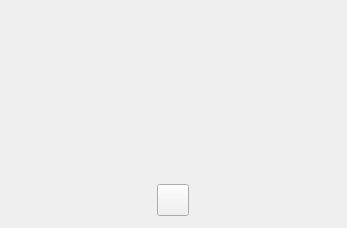
<?xml version="1.0" encoding="UTF-8"?>
<ui version="4.0">
 <class>InputFaceWidgetClass</class>
 <widget class="QWidget" name="InputFaceWidgetClass">
  <property name="geometry">
   <rect>
    <x>0</x>
    <y>0</y>
    <width>347</width>
    <height>228</height>
   </rect>
  </property>
  <property name="sizePolicy">
    <sizepolicy hsizetype="Expanding" vsizetype="Expanding">
    <horstretch>0</horstretch>
    <verstretch>0</verstretch>
   </sizepolicy>
  </property>
  <property name="windowTitle">
   <string>Form</string>
  </property>
  <layout class="QVBoxLayout" name="verticalLayout_3">
   <property name="spacing">
    <number>0</number>
   </property>
   <property name="margin" stdset="0">
    <number>0</number>
   </property>
   <item>
    <widget class="QFrame" name="m_MainFrame">
     <property name="sizePolicy">
      <sizepolicy hsizetype="Expanding" vsizetype="Expanding">
       <horstretch>0</horstretch>
       <verstretch>0</verstretch>
      </sizepolicy>
     </property>
     <property name="frameShape">
      <enum>QFrame::NoFrame</enum>
     </property>
     <property name="frameShadow">
      <enum>QFrame::Raised</enum>
     </property>
     <layout class="QVBoxLayout" name="verticalLayout">
      <property name="spacing">
       <number>0</number>
      </property>
      <property name="margin" stdset="0">
       <number>5</number>
      </property>
      <item>
       <widget class="QFrame" name="m_SelectFaceFrame">
        <property name="sizePolicy">
         <sizepolicy hsizetype="Expanding" vsizetype="Fixed">
          <horstretch>0</horstretch>
          <verstretch>0</verstretch>
         </sizepolicy>
        </property>
        <property name="minimumSize">
         <size>
          <width>0</width>
          <height>174</height>
         </size>
        </property>
        <property name="maximumSize">
         <size>
          <width>16777215</width>
          <height>174</height>
         </size>
        </property>
        <property name="frameShape">
         <enum>QFrame::NoFrame</enum>
        </property>
        <property name="frameShadow">
         <enum>QFrame::Raised</enum>
        </property>
        <layout class="QGridLayout" name="gridLayout">
         <property name="margin" stdset="0">
          <number>2</number>
         </property>
         <property name="spacing">
          <number>2</number>
         </property>
         <item row="0" column="0">
          <widget class="QWidget" name="m_SelectFaceWidget" native="true">
           <property name="sizePolicy">
            <sizepolicy hsizetype="Expanding" vsizetype="Fixed">
             <horstretch>0</horstretch>
             <verstretch>0</verstretch>
            </sizepolicy>
           </property>
           <property name="minimumSize">
            <size>
             <width>0</width>
             <height>170</height>
            </size>
           </property>
           <property name="maximumSize">
            <size>
             <width>16777215</width>
             <height>170</height>
            </size>
           </property>
           <layout class="QVBoxLayout" name="verticalLayout_2">
            <property name="spacing">
             <number>0</number>
            </property>
            <property name="margin" stdset="0">
             <number>0</number>
            </property>
            <item>
             <layout class="QHBoxLayout" name="horizontalLayout_2">
              <property name="spacing">
               <number>1</number>
              </property>
              <item>
               <widget class="VxLabel" name="m_FaceLabel1_1">
                <property name="sizePolicy">
                 <sizepolicy hsizetype="Fixed" vsizetype="Fixed">
                  <horstretch>0</horstretch>
                  <verstretch>0</verstretch>
                 </sizepolicy>
                </property>
                <property name="minimumSize">
                 <size>
                  <width>40</width>
                  <height>40</height>
                 </size>
                </property>
                <property name="maximumSize">
                 <size>
                  <width>40</width>
                  <height>40</height>
                 </size>
                </property>
                <property name="text">
                 <string notr="true"/>
                </property>
                <property name="alignment">
                 <set>Qt::AlignCenter</set>
                </property>
               </widget>
              </item>
              <item>
               <widget class="VxLabel" name="m_FaceLabel1_2">
                <property name="sizePolicy">
                 <sizepolicy hsizetype="Fixed" vsizetype="Fixed">
                  <horstretch>0</horstretch>
                  <verstretch>0</verstretch>
                 </sizepolicy>
                </property>
                <property name="minimumSize">
                 <size>
                  <width>40</width>
                  <height>40</height>
                 </size>
                </property>
                <property name="maximumSize">
                 <size>
                  <width>40</width>
                  <height>40</height>
                 </size>
                </property>
                <property name="text">
                 <string notr="true"/>
                </property>
                <property name="alignment">
                 <set>Qt::AlignCenter</set>
                </property>
               </widget>
              </item>
              <item>
               <widget class="VxLabel" name="m_FaceLabel1_3">
                <property name="sizePolicy">
                 <sizepolicy hsizetype="Fixed" vsizetype="Fixed">
                  <horstretch>0</horstretch>
                  <verstretch>0</verstretch>
                 </sizepolicy>
                </property>
                <property name="minimumSize">
                 <size>
                  <width>40</width>
                  <height>40</height>
                 </size>
                </property>
                <property name="maximumSize">
                 <size>
                  <width>40</width>
                  <height>40</height>
                 </size>
                </property>
                <property name="text">
                 <string notr="true"/>
                </property>
                <property name="alignment">
                 <set>Qt::AlignCenter</set>
                </property>
               </widget>
              </item>
              <item>
               <widget class="VxLabel" name="m_FaceLabel1_4">
                <property name="sizePolicy">
                 <sizepolicy hsizetype="Fixed" vsizetype="Fixed">
                  <horstretch>0</horstretch>
                  <verstretch>0</verstretch>
                 </sizepolicy>
                </property>
                <property name="minimumSize">
                 <size>
                  <width>40</width>
                  <height>40</height>
                 </size>
                </property>
                <property name="maximumSize">
                 <size>
                  <width>40</width>
                  <height>40</height>
                 </size>
                </property>
                <property name="text">
                 <string notr="true"/>
                </property>
                <property name="alignment">
                 <set>Qt::AlignCenter</set>
                </property>
               </widget>
              </item>
              <item>
               <widget class="VxLabel" name="m_FaceLabel1_5">
                <property name="sizePolicy">
                 <sizepolicy hsizetype="Fixed" vsizetype="Fixed">
                  <horstretch>0</horstretch>
                  <verstretch>0</verstretch>
                 </sizepolicy>
                </property>
                <property name="minimumSize">
                 <size>
                  <width>40</width>
                  <height>40</height>
                 </size>
                </property>
                <property name="maximumSize">
                 <size>
                  <width>40</width>
                  <height>40</height>
                 </size>
                </property>
                <property name="text">
                 <string notr="true"/>
                </property>
                <property name="alignment">
                 <set>Qt::AlignCenter</set>
                </property>
               </widget>
              </item>
              <item>
               <widget class="VxLabel" name="m_FaceLabel1_6">
                <property name="sizePolicy">
                 <sizepolicy hsizetype="Fixed" vsizetype="Fixed">
                  <horstretch>0</horstretch>
                  <verstretch>0</verstretch>
                 </sizepolicy>
                </property>
                <property name="minimumSize">
                 <size>
                  <width>40</width>
                  <height>40</height>
                 </size>
                </property>
                <property name="maximumSize">
                 <size>
                  <width>40</width>
                  <height>40</height>
                 </size>
                </property>
                <property name="text">
                 <string notr="true"/>
                </property>
                <property name="alignment">
                 <set>Qt::AlignCenter</set>
                </property>
               </widget>
              </item>
              <item>
               <widget class="VxLabel" name="m_FaceLabel1_7">
                <property name="sizePolicy">
                 <sizepolicy hsizetype="Fixed" vsizetype="Fixed">
                  <horstretch>0</horstretch>
                  <verstretch>0</verstretch>
                 </sizepolicy>
                </property>
                <property name="minimumSize">
                 <size>
                  <width>40</width>
                  <height>40</height>
                 </size>
                </property>
                <property name="maximumSize">
                 <size>
                  <width>40</width>
                  <height>40</height>
                 </size>
                </property>
                <property name="text">
                 <string notr="true"/>
                </property>
                <property name="alignment">
                 <set>Qt::AlignCenter</set>
                </property>
               </widget>
              </item>
              <item>
               <widget class="VxLabel" name="m_FaceLabel1_8">
                <property name="sizePolicy">
                 <sizepolicy hsizetype="Fixed" vsizetype="Fixed">
                  <horstretch>0</horstretch>
                  <verstretch>0</verstretch>
                 </sizepolicy>
                </property>
                <property name="minimumSize">
                 <size>
                  <width>40</width>
                  <height>40</height>
                 </size>
                </property>
                <property name="maximumSize">
                 <size>
                  <width>40</width>
                  <height>40</height>
                 </size>
                </property>
                <property name="text">
                 <string notr="true"/>
                </property>
                <property name="alignment">
                 <set>Qt::AlignCenter</set>
                </property>
               </widget>
              </item>
             </layout>
            </item>
            <item>
             <layout class="QHBoxLayout" name="horizontalLayout_3">
              <property name="spacing">
               <number>1</number>
              </property>
              <item>
               <widget class="VxLabel" name="m_FaceLabel1_9">
                <property name="sizePolicy">
                 <sizepolicy hsizetype="Fixed" vsizetype="Fixed">
                  <horstretch>0</horstretch>
                  <verstretch>0</verstretch>
                 </sizepolicy>
                </property>
                <property name="minimumSize">
                 <size>
                  <width>40</width>
                  <height>40</height>
                 </size>
                </property>
                <property name="maximumSize">
                 <size>
                  <width>40</width>
                  <height>40</height>
                 </size>
                </property>
                <property name="text">
                 <string notr="true"/>
                </property>
                <property name="alignment">
                 <set>Qt::AlignCenter</set>
                </property>
               </widget>
              </item>
              <item>
               <widget class="VxLabel" name="m_FaceLabel1_10">
                <property name="sizePolicy">
                 <sizepolicy hsizetype="Fixed" vsizetype="Fixed">
                  <horstretch>0</horstretch>
                  <verstretch>0</verstretch>
                 </sizepolicy>
                </property>
                <property name="minimumSize">
                 <size>
                  <width>40</width>
                  <height>40</height>
                 </size>
                </property>
                <property name="maximumSize">
                 <size>
                  <width>40</width>
                  <height>40</height>
                 </size>
                </property>
                <property name="text">
                 <string notr="true"/>
                </property>
                <property name="alignment">
                 <set>Qt::AlignCenter</set>
                </property>
               </widget>
              </item>
              <item>
               <widget class="VxLabel" name="m_FaceLabel1_11">
                <property name="sizePolicy">
                 <sizepolicy hsizetype="Fixed" vsizetype="Fixed">
                  <horstretch>0</horstretch>
                  <verstretch>0</verstretch>
                 </sizepolicy>
                </property>
                <property name="minimumSize">
                 <size>
                  <width>40</width>
                  <height>40</height>
                 </size>
                </property>
                <property name="maximumSize">
                 <size>
                  <width>40</width>
                  <height>40</height>
                 </size>
                </property>
                <property name="text">
                 <string notr="true"/>
                </property>
                <property name="alignment">
                 <set>Qt::AlignCenter</set>
                </property>
               </widget>
              </item>
              <item>
               <widget class="VxLabel" name="m_FaceLabel1_12">
                <property name="sizePolicy">
                 <sizepolicy hsizetype="Fixed" vsizetype="Fixed">
                  <horstretch>0</horstretch>
                  <verstretch>0</verstretch>
                 </sizepolicy>
                </property>
                <property name="minimumSize">
                 <size>
                  <width>40</width>
                  <height>40</height>
                 </size>
                </property>
                <property name="maximumSize">
                 <size>
                  <width>40</width>
                  <height>40</height>
                 </size>
                </property>
                <property name="text">
                 <string notr="true"/>
                </property>
                <property name="alignment">
                 <set>Qt::AlignCenter</set>
                </property>
               </widget>
              </item>
              <item>
               <widget class="VxLabel" name="m_FaceLabel1_13">
                <property name="sizePolicy">
                 <sizepolicy hsizetype="Fixed" vsizetype="Fixed">
                  <horstretch>0</horstretch>
                  <verstretch>0</verstretch>
                 </sizepolicy>
                </property>
                <property name="minimumSize">
                 <size>
                  <width>40</width>
                  <height>40</height>
                 </size>
                </property>
                <property name="maximumSize">
                 <size>
                  <width>40</width>
                  <height>40</height>
                 </size>
                </property>
                <property name="text">
                 <string notr="true"/>
                </property>
                <property name="alignment">
                 <set>Qt::AlignCenter</set>
                </property>
               </widget>
              </item>
              <item>
               <widget class="VxLabel" name="m_FaceLabel1_14">
                <property name="sizePolicy">
                 <sizepolicy hsizetype="Fixed" vsizetype="Fixed">
                  <horstretch>0</horstretch>
                  <verstretch>0</verstretch>
                 </sizepolicy>
                </property>
                <property name="minimumSize">
                 <size>
                  <width>40</width>
                  <height>40</height>
                 </size>
                </property>
                <property name="maximumSize">
                 <size>
                  <width>40</width>
                  <height>40</height>
                 </size>
                </property>
                <property name="text">
                 <string notr="true"/>
                </property>
                <property name="alignment">
                 <set>Qt::AlignCenter</set>
                </property>
               </widget>
              </item>
              <item>
               <widget class="VxLabel" name="m_FaceLabel1_15">
                <property name="sizePolicy">
                 <sizepolicy hsizetype="Fixed" vsizetype="Fixed">
                  <horstretch>0</horstretch>
                  <verstretch>0</verstretch>
                 </sizepolicy>
                </property>
                <property name="minimumSize">
                 <size>
                  <width>40</width>
                  <height>40</height>
                 </size>
                </property>
                <property name="maximumSize">
                 <size>
                  <width>40</width>
                  <height>40</height>
                 </size>
                </property>
                <property name="text">
                 <string notr="true"/>
                </property>
                <property name="alignment">
                 <set>Qt::AlignCenter</set>
                </property>
               </widget>
              </item>
              <item>
               <widget class="VxLabel" name="m_FaceLabel1_16">
                <property name="sizePolicy">
                 <sizepolicy hsizetype="Fixed" vsizetype="Fixed">
                  <horstretch>0</horstretch>
                  <verstretch>0</verstretch>
                 </sizepolicy>
                </property>
                <property name="minimumSize">
                 <size>
                  <width>40</width>
                  <height>40</height>
                 </size>
                </property>
                <property name="maximumSize">
                 <size>
                  <width>40</width>
                  <height>40</height>
                 </size>
                </property>
                <property name="text">
                 <string notr="true"/>
                </property>
                <property name="alignment">
                 <set>Qt::AlignCenter</set>
                </property>
               </widget>
              </item>
             </layout>
            </item>
            <item>
             <layout class="QHBoxLayout" name="horizontalLayout_4">
              <property name="spacing">
               <number>1</number>
              </property>
              <item>
               <widget class="VxLabel" name="m_FaceLabel1_17">
                <property name="sizePolicy">
                 <sizepolicy hsizetype="Fixed" vsizetype="Fixed">
                  <horstretch>0</horstretch>
                  <verstretch>0</verstretch>
                 </sizepolicy>
                </property>
                <property name="minimumSize">
                 <size>
                  <width>40</width>
                  <height>40</height>
                 </size>
                </property>
                <property name="maximumSize">
                 <size>
                  <width>40</width>
                  <height>40</height>
                 </size>
                </property>
                <property name="text">
                 <string notr="true"/>
                </property>
                <property name="alignment">
                 <set>Qt::AlignCenter</set>
                </property>
               </widget>
              </item>
              <item>
               <widget class="VxLabel" name="m_FaceLabel1_18">
                <property name="sizePolicy">
                 <sizepolicy hsizetype="Fixed" vsizetype="Fixed">
                  <horstretch>0</horstretch>
                  <verstretch>0</verstretch>
                 </sizepolicy>
                </property>
                <property name="minimumSize">
                 <size>
                  <width>40</width>
                  <height>40</height>
                 </size>
                </property>
                <property name="maximumSize">
                 <size>
                  <width>40</width>
                  <height>40</height>
                 </size>
                </property>
                <property name="text">
                 <string notr="true"/>
                </property>
                <property name="alignment">
                 <set>Qt::AlignCenter</set>
                </property>
               </widget>
              </item>
              <item>
               <widget class="VxLabel" name="m_FaceLabel1_19">
                <property name="sizePolicy">
                 <sizepolicy hsizetype="Fixed" vsizetype="Fixed">
                  <horstretch>0</horstretch>
                  <verstretch>0</verstretch>
                 </sizepolicy>
                </property>
                <property name="minimumSize">
                 <size>
                  <width>40</width>
                  <height>40</height>
                 </size>
                </property>
                <property name="maximumSize">
                 <size>
                  <width>40</width>
                  <height>40</height>
                 </size>
                </property>
                <property name="text">
                 <string notr="true"/>
                </property>
                <property name="alignment">
                 <set>Qt::AlignCenter</set>
                </property>
               </widget>
              </item>
              <item>
               <widget class="VxLabel" name="m_FaceLabel1_20">
                <property name="sizePolicy">
                 <sizepolicy hsizetype="Fixed" vsizetype="Fixed">
                  <horstretch>0</horstretch>
                  <verstretch>0</verstretch>
                 </sizepolicy>
                </property>
                <property name="minimumSize">
                 <size>
                  <width>40</width>
                  <height>40</height>
                 </size>
                </property>
                <property name="maximumSize">
                 <size>
                  <width>40</width>
                  <height>40</height>
                 </size>
                </property>
                <property name="text">
                 <string notr="true"/>
                </property>
                <property name="alignment">
                 <set>Qt::AlignCenter</set>
                </property>
               </widget>
              </item>
              <item>
               <widget class="VxLabel" name="m_FaceLabel1_21">
                <property name="sizePolicy">
                 <sizepolicy hsizetype="Fixed" vsizetype="Fixed">
                  <horstretch>0</horstretch>
                  <verstretch>0</verstretch>
                 </sizepolicy>
                </property>
                <property name="minimumSize">
                 <size>
                  <width>40</width>
                  <height>40</height>
                 </size>
                </property>
                <property name="maximumSize">
                 <size>
                  <width>40</width>
                  <height>40</height>
                 </size>
                </property>
                <property name="text">
                 <string notr="true"/>
                </property>
                <property name="alignment">
                 <set>Qt::AlignCenter</set>
                </property>
               </widget>
              </item>
              <item>
               <widget class="VxLabel" name="m_FaceLabel1_22">
                <property name="sizePolicy">
                 <sizepolicy hsizetype="Fixed" vsizetype="Fixed">
                  <horstretch>0</horstretch>
                  <verstretch>0</verstretch>
                 </sizepolicy>
                </property>
                <property name="minimumSize">
                 <size>
                  <width>40</width>
                  <height>40</height>
                 </size>
                </property>
                <property name="maximumSize">
                 <size>
                  <width>40</width>
                  <height>40</height>
                 </size>
                </property>
                <property name="text">
                 <string notr="true"/>
                </property>
                <property name="alignment">
                 <set>Qt::AlignCenter</set>
                </property>
               </widget>
              </item>
              <item>
               <widget class="VxLabel" name="m_FaceLabel1_23">
                <property name="sizePolicy">
                 <sizepolicy hsizetype="Fixed" vsizetype="Fixed">
                  <horstretch>0</horstretch>
                  <verstretch>0</verstretch>
                 </sizepolicy>
                </property>
                <property name="minimumSize">
                 <size>
                  <width>40</width>
                  <height>40</height>
                 </size>
                </property>
                <property name="maximumSize">
                 <size>
                  <width>40</width>
                  <height>40</height>
                 </size>
                </property>
                <property name="text">
                 <string notr="true"/>
                </property>
                <property name="alignment">
                 <set>Qt::AlignCenter</set>
                </property>
               </widget>
              </item>
              <item>
               <widget class="VxLabel" name="m_FaceLabel1_24">
                <property name="sizePolicy">
                 <sizepolicy hsizetype="Fixed" vsizetype="Fixed">
                  <horstretch>0</horstretch>
                  <verstretch>0</verstretch>
                 </sizepolicy>
                </property>
                <property name="minimumSize">
                 <size>
                  <width>40</width>
                  <height>40</height>
                 </size>
                </property>
                <property name="maximumSize">
                 <size>
                  <width>40</width>
                  <height>40</height>
                 </size>
                </property>
                <property name="text">
                 <string notr="true"/>
                </property>
                <property name="alignment">
                 <set>Qt::AlignCenter</set>
                </property>
               </widget>
              </item>
             </layout>
            </item>
            <item>
             <layout class="QHBoxLayout" name="horizontalLayout_5">
              <property name="spacing">
               <number>1</number>
              </property>
              <item>
               <widget class="VxLabel" name="m_FaceLabel1_25">
                <property name="sizePolicy">
                 <sizepolicy hsizetype="Fixed" vsizetype="Fixed">
                  <horstretch>0</horstretch>
                  <verstretch>0</verstretch>
                 </sizepolicy>
                </property>
                <property name="minimumSize">
                 <size>
                  <width>40</width>
                  <height>40</height>
                 </size>
                </property>
                <property name="maximumSize">
                 <size>
                  <width>40</width>
                  <height>40</height>
                 </size>
                </property>
                <property name="text">
                 <string notr="true"/>
                </property>
                <property name="alignment">
                 <set>Qt::AlignCenter</set>
                </property>
               </widget>
              </item>
              <item>
               <widget class="VxLabel" name="m_FaceLabel1_26">
                <property name="sizePolicy">
                 <sizepolicy hsizetype="Fixed" vsizetype="Fixed">
                  <horstretch>0</horstretch>
                  <verstretch>0</verstretch>
                 </sizepolicy>
                </property>
                <property name="minimumSize">
                 <size>
                  <width>40</width>
                  <height>40</height>
                 </size>
                </property>
                <property name="maximumSize">
                 <size>
                  <width>40</width>
                  <height>40</height>
                 </size>
                </property>
                <property name="text">
                 <string notr="true"/>
                </property>
                <property name="alignment">
                 <set>Qt::AlignCenter</set>
                </property>
               </widget>
              </item>
              <item>
               <widget class="VxLabel" name="m_FaceLabel1_27">
                <property name="sizePolicy">
                 <sizepolicy hsizetype="Fixed" vsizetype="Fixed">
                  <horstretch>0</horstretch>
                  <verstretch>0</verstretch>
                 </sizepolicy>
                </property>
                <property name="minimumSize">
                 <size>
                  <width>40</width>
                  <height>40</height>
                 </size>
                </property>
                <property name="maximumSize">
                 <size>
                  <width>40</width>
                  <height>40</height>
                 </size>
                </property>
                <property name="text">
                 <string notr="true"/>
                </property>
                <property name="alignment">
                 <set>Qt::AlignCenter</set>
                </property>
               </widget>
              </item>
              <item>
               <widget class="VxLabel" name="m_FaceLabel1_28">
                <property name="sizePolicy">
                 <sizepolicy hsizetype="Fixed" vsizetype="Fixed">
                  <horstretch>0</horstretch>
                  <verstretch>0</verstretch>
                 </sizepolicy>
                </property>
                <property name="minimumSize">
                 <size>
                  <width>40</width>
                  <height>40</height>
                 </size>
                </property>
                <property name="maximumSize">
                 <size>
                  <width>40</width>
                  <height>40</height>
                 </size>
                </property>
                <property name="text">
                 <string notr="true"/>
                </property>
                <property name="alignment">
                 <set>Qt::AlignCenter</set>
                </property>
               </widget>
              </item>
              <item>
               <widget class="VxLabel" name="m_FaceLabel1_29">
                <property name="sizePolicy">
                 <sizepolicy hsizetype="Fixed" vsizetype="Fixed">
                  <horstretch>0</horstretch>
                  <verstretch>0</verstretch>
                 </sizepolicy>
                </property>
                <property name="minimumSize">
                 <size>
                  <width>40</width>
                  <height>40</height>
                 </size>
                </property>
                <property name="maximumSize">
                 <size>
                  <width>40</width>
                  <height>40</height>
                 </size>
                </property>
                <property name="text">
                 <string notr="true"/>
                </property>
                <property name="alignment">
                 <set>Qt::AlignCenter</set>
                </property>
               </widget>
              </item>
              <item>
               <widget class="VxLabel" name="m_FaceLabel1_30">
                <property name="sizePolicy">
                 <sizepolicy hsizetype="Fixed" vsizetype="Fixed">
                  <horstretch>0</horstretch>
                  <verstretch>0</verstretch>
                 </sizepolicy>
                </property>
                <property name="minimumSize">
                 <size>
                  <width>40</width>
                  <height>40</height>
                 </size>
                </property>
                <property name="maximumSize">
                 <size>
                  <width>40</width>
                  <height>40</height>
                 </size>
                </property>
                <property name="text">
                 <string notr="true"/>
                </property>
                <property name="alignment">
                 <set>Qt::AlignCenter</set>
                </property>
               </widget>
              </item>
              <item>
               <widget class="VxLabel" name="m_FaceLabel1_31">
                <property name="sizePolicy">
                 <sizepolicy hsizetype="Fixed" vsizetype="Fixed">
                  <horstretch>0</horstretch>
                  <verstretch>0</verstretch>
                 </sizepolicy>
                </property>
                <property name="minimumSize">
                 <size>
                  <width>40</width>
                  <height>40</height>
                 </size>
                </property>
                <property name="maximumSize">
                 <size>
                  <width>40</width>
                  <height>40</height>
                 </size>
                </property>
                <property name="text">
                 <string notr="true"/>
                </property>
                <property name="alignment">
                 <set>Qt::AlignCenter</set>
                </property>
               </widget>
              </item>
              <item>
               <widget class="VxLabel" name="m_FaceLabel1_32">
                <property name="sizePolicy">
                 <sizepolicy hsizetype="Fixed" vsizetype="Fixed">
                  <horstretch>0</horstretch>
                  <verstretch>0</verstretch>
                 </sizepolicy>
                </property>
                <property name="minimumSize">
                 <size>
                  <width>40</width>
                  <height>40</height>
                 </size>
                </property>
                <property name="maximumSize">
                 <size>
                  <width>40</width>
                  <height>40</height>
                 </size>
                </property>
                <property name="text">
                 <string notr="true"/>
                </property>
                <property name="alignment">
                 <set>Qt::AlignCenter</set>
                </property>
               </widget>
              </item>
             </layout>
            </item>
           </layout>
          </widget>
         </item>
        </layout>
       </widget>
      </item>
      <item>
       <widget class="QFrame" name="m_ButtonFrame">
        <property name="sizePolicy">
         <sizepolicy hsizetype="Preferred" vsizetype="Fixed">
          <horstretch>0</horstretch>
          <verstretch>0</verstretch>
         </sizepolicy>
        </property>
        <property name="minimumSize">
         <size>
          <width>0</width>
          <height>42</height>
         </size>
        </property>
        <property name="maximumSize">
         <size>
          <width>16777215</width>
          <height>42</height>
         </size>
        </property>
        <property name="frameShape">
         <enum>QFrame::NoFrame</enum>
        </property>
        <property name="frameShadow">
         <enum>QFrame::Raised</enum>
        </property>
        <layout class="QHBoxLayout" name="horizontalLayout">
         <property name="spacing">
          <number>5</number>
         </property>
         <property name="margin" stdset="0">
          <number>5</number>
         </property>
         <item>
          <widget class="VxPushButton" name="m_CancelFaceButton">
           <property name="sizePolicy">
            <sizepolicy hsizetype="Fixed" vsizetype="Fixed">
             <horstretch>0</horstretch>
             <verstretch>0</verstretch>
            </sizepolicy>
           </property>
           <property name="minimumSize">
            <size>
             <width>32</width>
             <height>32</height>
            </size>
           </property>
           <property name="maximumSize">
            <size>
             <width>32</width>
             <height>32</height>
            </size>
           </property>
           <property name="text">
            <string notr="true"/>
           </property>
           <property name="iconSize">
            <size>
             <width>32</width>
             <height>32</height>
            </size>
           </property>
          </widget>
         </item>
        </layout>
       </widget>
      </item>
     </layout>
    </widget>
   </item>
  </layout>
 </widget>
 <customwidgets>
  <customwidget>
   <class>VxPushButton</class>
   <extends>QPushButton</extends>
   <header location="global">VxPushButton.h</header>
  </customwidget>
  <customwidget>
   <class>VxLabel</class>
   <extends>QLabel</extends>
   <header>VxLabel.h</header>
  </customwidget>
 </customwidgets>
 <resources/>
 <connections/>
</ui>
